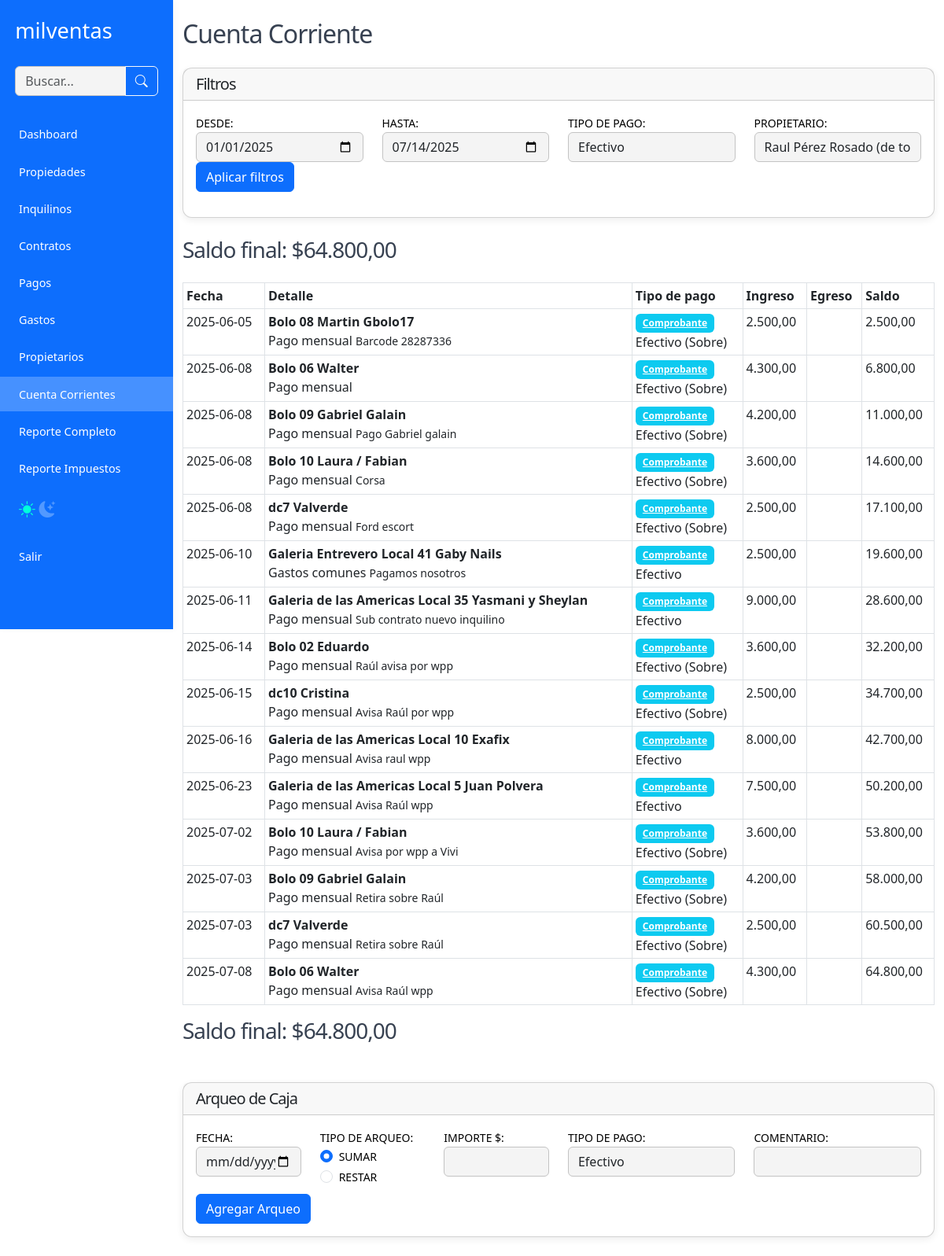
Screenshot of /cuenta_corriente.php with the database file from the repository.
### tables this page shows
CREATE TABLE IF NOT EXISTS `pagos` (
  `id` int(11) NOT NULL AUTO_INCREMENT,
  `contrato_id` int(11) DEFAULT NULL,
  `usuario_id` int(11) DEFAULT NULL,
  `periodo` varchar(7) NOT NULL,
  `mes` int(11) DEFAULT NULL,
  `anio` int(11) DEFAULT NULL,
  `fecha` date DEFAULT NULL,
  `fecha_creacion` datetime DEFAULT NULL,
  `fecha_programada` date DEFAULT NULL,
  `fecha_recibido` date DEFAULT NULL,
  `concepto` varchar(50) NOT NULL,
  `tipo_pago` varchar(100) DEFAULT NULL,
  `importe` decimal(10,0) NOT NULL,
  `comentario` varchar(500) NOT NULL,
  `comprobante` text,
  `pagado` tinyint(1) DEFAULT NULL,
  `validado` tinyint(1) DEFAULT '0',
  `fecha_validacion` datetime DEFAULT NULL,
  `usuario_validacion_id` int(11) DEFAULT NULL,
  PRIMARY KEY (`id`)
);

CREATE TABLE IF NOT EXISTS `propiedades` (
  `id` int(11) NOT NULL AUTO_INCREMENT,
  `nombre` varchar(255) NOT NULL,
  `tipo` varchar(100) DEFAULT NULL,
  `direccion` varchar(255) DEFAULT NULL,
  `galeria` text,
  `local` varchar(100) DEFAULT NULL,
  `precio` decimal(10,2) DEFAULT NULL,
  `incluye_gc` tinyint(1) DEFAULT NULL,
  `gastos_comunes` decimal(10,2) DEFAULT NULL,
  `estado` enum('alquilado','libre','en venta','uso propio') DEFAULT NULL,
  `propietario_id` int(11) DEFAULT NULL,
  `anep` varchar(100) DEFAULT NULL,
  `ose` varchar(100) DEFAULT NULL,
  `ute` varchar(100) DEFAULT NULL,
  `padron` varchar(100) DEFAULT NULL,
  `contribucion_inmobiliaria` varchar(100) DEFAULT NULL,
  `imm_tasa_general` varchar(100) DEFAULT NULL,
  `imm_tarifa_saneamiento` varchar(100) DEFAULT NULL,
  `imm_instalaciones` varchar(100) DEFAULT NULL,
  `imm_adicional_mercantil` varchar(100) DEFAULT NULL,
  `convenios` varchar(100) DEFAULT NULL,
  `comentarios` text,
  `link_mercadolibre` varchar(255) DEFAULT NULL,
  `link_otras` varchar(255) DEFAULT NULL,
  `usuario_id` int(11) NOT NULL,
  `fecha_creacion` datetime DEFAULT NULL,
  `fecha_modificacion` datetime DEFAULT NULL,
  `imagenes` text NOT NULL,
  `documentos` text NOT NULL,
  PRIMARY KEY (`id`),
  KEY `idx_usuario_id` (`usuario_id`)
);

CREATE TABLE IF NOT EXISTS `inquilinos` (
  `id` int(11) NOT NULL AUTO_INCREMENT,
  `nombre` varchar(255) NOT NULL,
  `cedula` varchar(100) NOT NULL,
  `telefono` varchar(20) DEFAULT NULL,
  `email` varchar(500) NOT NULL,
  `vehiculo` varchar(100) DEFAULT NULL,
  `matricula` varchar(50) DEFAULT NULL,
  `documentos` text NOT NULL,
  `comentarios` text,
  `usuario_id` int(11) NOT NULL,
  `fecha_creacion` datetime DEFAULT NULL,
  `fecha_modificacion` datetime DEFAULT NULL,
  PRIMARY KEY (`id`)
);

### cuenta_corriente.php (the view, shortened to what this page needs)
<?php
include 'config.php';
$propietarios = $pdo->query("SELECT id, nombre FROM propietarios ORDER BY nombre")->fetchAll(PDO::FETCH_ASSOC);
$propietario_id = isset($_GET['propietario_id']) ? intval($_GET['propietario_id']) : 1;
$fecha_inicio = isset($_GET['fecha_inicio']) && $_GET['fecha_inicio'] ? $_GET['fecha_inicio'] : '2025-01-01';
$fecha_fin = isset($_GET['fecha_fin']) && $_GET['fecha_fin'] ? $_GET['fecha_fin'] : date('Y-m-d');
$filtro_tipo_pago = isset($_GET['filtro_tipo_pago']) ? $_GET['filtro_tipo_pago'] : 'Efectivo';
$query_pagos = "SELECT
    p.fecha,
    p.concepto,
    p.tipo_pago AS forma_pago,
    p.comprobante,
    p.importe,
    'pago' AS tipo,
    comentario,
    pr.nombre AS propiedad,
    pr.id AS propiedad_id,
    i.nombre AS nombre_inquilino,
    validado
FROM pagos p
LEFT JOIN contratos c ON p.contrato_id = c.id
LEFT JOIN propiedades pr ON c.propiedad_id = pr.id
LEFT JOIN inquilinos i ON c.inquilino_id = i.id
WHERE 1=1";
$query_gastos = "SELECT
    g.fecha,
    g.concepto,
    g.forma_pago,
    g.comprobante,
    g.importe,
    'gasto' AS tipo,
    observaciones AS comentario,
    pr.nombre AS propiedad,
    pr.id AS propiedad_id,
    i.nombre AS nombre_inquilino,
    0 AS validado
FROM gastos g
LEFT JOIN propiedades pr ON g.propiedad_id = pr.id
LEFT JOIN contratos c ON c.propiedad_id = pr.id
LEFT JOIN inquilinos i ON c.inquilino_id = i.id
WHERE 1=1";
$params = [];
$types = '';
if ($fecha_inicio) {
    $query_gastos .= " AND g.fecha >= ?";
    $query_pagos .= " AND p.fecha >= ?";
    $params[] = $fecha_inicio;
    $types .= 's';
}
if ($fecha_fin) {
    $query_gastos .= " AND g.fecha <= ?";
    $query_pagos .= " AND p.fecha <= ?";
    $params[] = $fecha_fin;
    $types .= 's';
}
if ($filtro_tipo_pago && $filtro_tipo_pago !== 'Todos') {
    if ($filtro_tipo_pago == 'Efectivo') {
        $query_pagos .= " AND p.tipo_pago LIKE ?";
        $params[] = '%' . $filtro_tipo_pago . '%';
        $types .= 's';
    } else {
        $query_gastos .= " AND g.forma_pago NOT LIKE ?";
        $query_pagos .= " AND p.tipo_pago NOT LIKE ?";
        $params[] = '%Efectivo%';
        $types .= 's';
    }
}
if ($propietario_id) {
    $propietario_todos = "";
    if ($propietario_id === 1) {
        $propietario_todos = " OR pr.propietario_id IS NULL";
    }
    $query_pagos .= " AND (pr.propietario_id = ? $propietario_todos )";
    $params[] = $propietario_id;
    $types .= 'i';
}
$movimientos = [];
$stmt = $pdo->prepare($query_pagos . " ORDER BY fecha ASC");
if ($types) {
    $stmt->execute($params);
} else {
    $stmt->execute();
}
$result = $stmt->fetchAll(PDO::FETCH_ASSOC);
foreach ($result as $row) {
    $row['credito'] = $row['importe'];
    $row['debito'] = 0;
    $movimientos[] = $row;
}
usort($movimientos, function ($a, $b) {
    if ($a['fecha'] == $b['fecha']) {
        return strcmp($a['tipo'], $b['tipo']);
    }
    return strcmp($a['fecha'], $b['fecha']);
});
$saldo = 0;
foreach ($movimientos as $i => $mov) {
    $saldo += $mov['credito'] - $mov['debito'];
    $movimientos[$i]['saldo'] = $saldo;
}
include 'includes/header_nav.php';
?>
<div class="container mt-4">
    <h2>Cuenta Corriente</h2>
    <div class="card">
        <div class="card-header">
            <h5 class="mb-0">Filtros</h5>
        </div>
        <div class="card-body">
            <form method="get" class="row mb-3">
                <div class="col-md-3">
                    <label for="fecha_inicio">Desde:</label>
                    <input type="date" class="form-control" name="fecha_inicio" value="<?php echo htmlspecialchars($fecha_inicio); ?>">
                </div>
                <div class="col-md-3">
                    <label for="fecha_fin">Hasta:</label>
                    <input type="date" class="form-control" name="fecha_fin" value="<?php echo htmlspecialchars($fecha_fin); ?>">
                </div>
                <div class="col-md-3">
                    <label for="filtro_tipo_pago">Tipo de Pago:</label>
                    <select class="form-control" name="filtro_tipo_pago">
                        <option value="Efectivo" <?php if ($filtro_tipo_pago == 'Efectivo') echo 'selected'; ?>>Efectivo</option>
                    </select>
                </div>
                <div class="col-md-3">
                    <label for="propietario_id">Propietario:</label>
                    <select class="form-control" name="propietario_id">
                        <?php foreach ($propietarios as $prop): ?>
                            <option value="<?php echo $prop['id']; ?>" <?php if ($propietario_id == $prop['id']) echo 'selected'; ?>><?php echo htmlspecialchars($prop['nombre']); ?></option>
                        <?php endforeach; ?>
                    </select>
                </div>
                <div class="col-md-3 d-flex align-items-end">
                    <button type="submit" class="btn btn-primary">Aplicar filtros</button>
                </div>
            </form>
        </div>
    </div>
    <div class="table-responsive mt-4">
        <h3>Saldo final: $<?php echo number_format($saldo, 2, ',', '.'); ?></h3>
        <table class="table table-bordered table-sm table-hover tabla-cuentacorriente">
            <thead>
                <tr>
                    <th>Fecha</th>
                    <th>Detalle</th>
                    <th>Tipo de pago</th>
                    <th>Ingreso</th>
                    <th>Egreso</th>
                    <th>Saldo</th>
                </tr>
            </thead>
            <tbody>
                <?php foreach ($movimientos as $mov): ?>
                    <tr>
                        <td><?php echo htmlspecialchars($mov['fecha']); ?></td>
                        <td>
                            <?php if (!is_null($mov['propiedad'])): ?>
                                <a href="propiedades.php?edit=<?= $mov['propiedad_id'] ?>" class="text-decoration-none text-dark">
                                    <strong><?php echo htmlspecialchars($mov['propiedad']); ?></strong>
                                </a>
                            <?php endif; ?>
                            <?php if (!is_null($mov['nombre_inquilino'])): ?>
                                <strong><?php echo htmlspecialchars($mov['nombre_inquilino']); ?></strong><br>
                            <?php endif; ?>
                            <?php echo htmlspecialchars($mov['concepto']); ?>
                            <?php if (!is_null($mov['comentario']) && $mov['comentario'] !== ''): ?>
                                <?php
                                    $comentario = htmlspecialchars($mov['comentario']);
                                ?>
                                <small><?php echo $comentario; ?></small>
                            <?php endif; ?>
                        </td>
                        <td>
                            <?php if (!empty($mov['comprobante'])): ?>
                                <a href="uploads/<?php echo urlencode($mov['comprobante']); ?>" target="_blank" class="badge bg-info">
                                    Comprobante
                                </a>
                            <?php else: ?>
                                <small class="badge bg-secondary">Sin comprobante</small>
                            <?php endif; ?><br>
                            <?php echo htmlspecialchars($mov['forma_pago']); ?>
                        </td>
                        <td><?php echo $mov['credito'] ? number_format($mov['credito'], 2, ',', '.') : ''; ?></td>
                        <td class="text-danger"><?php echo $mov['debito'] ? '-' . number_format($mov['debito'], 2, ',', '.') : ''; ?></td>
                        <td><?php echo number_format($mov['saldo'], 2, ',', '.'); ?></td>
                    </tr>
                <?php endforeach; ?>
            </tbody>
        </table>
        <h3>Saldo final: $<?php echo number_format($saldo, 2, ',', '.'); ?></h3>
    </div>
</div>
<div class="container mt-4 mb-4">
    <div class="card">
        <div class="card-header">
            <h5 class="mb-0">Arqueo de Caja</h5>
        </div>
        <div class="card-body">
            <form method="post" action="">
                <div class="row mb-2">
                    <div class="col-md-2">
                        <label for="fecha_arqueo">Fecha:</label>
                        <input type="date" class="form-control" name="fecha_arqueo" required>
                    </div>
                    <div class="col-md-2">
                        <label>Tipo de arqueo:</label><br>
                        <div class="form-check form-check-inline">
                            <input class="form-check-input" type="radio" name="tipo_arqueo" id="sumar" value="sumar" checked>
                            <label class="form-check-label" for="sumar">Sumar</label>
                        </div>
                        <div class="form-check form-check-inline">
                            <input class="form-check-input" type="radio" name="tipo_arqueo" id="restar" value="restar">
                            <label class="form-check-label" for="restar">Restar</label>
                        </div>
                    </div>
                    <div class="col-md-2">
                        <label for="importe">Importe $:</label>
                        <input type="number" step="1" class="form-control" name="importe" required>
                    </div>
                    <div class="col-md-3">
                        <label for="tipo_pago">Tipo de Pago:</label>
                        <select class="form-control" name="tipo_pago" required>
                            <option value="Efectivo">Efectivo</option>
                        </select>
                    </div>
                    <div class="col-md-3">
                        <label for="importe">Comentario:</label>
                        <input type="text" class="form-control" name="comentario" required>
                    </div>
                </div>
                <button type="submit" class="btn btn-primary">Agregar Arqueo</button>
            </form>
        </div>
    </div>
</div>
<?php
include 'includes/footer.php';

### rows the page displays
pagos: fecha "2025-06-05", propiedades.nombre "Bolo 08", inquilinos.nombre "Martin Gbolo17", concepto "Pago mensual", comentario "Barcode 28287336", tipo_pago "Efectivo (Sobre)", importe "2.500,00"
pagos: fecha "2025-06-08", propiedades.nombre "Bolo 06", inquilinos.nombre "Walter", concepto "Pago mensual", tipo_pago "Efectivo (Sobre)", importe "4.300,00", saldo "6.800,00"
pagos: fecha "2025-06-08", propiedades.nombre "Bolo 09", inquilinos.nombre "Gabriel Galain", concepto "Pago mensual", comentario "Pago Gabriel galain", tipo_pago "Efectivo (Sobre)", importe "4.200,00", saldo "11.000,00"
pagos: fecha "2025-06-08", propiedades.nombre "Bolo 10", inquilinos.nombre "Laura / Fabian", concepto "Pago mensual", comentario "Corsa", tipo_pago "Efectivo (Sobre)", importe "3.600,00", saldo "14.600,00"
pagos: fecha "2025-06-08", propiedades.nombre "dc7", inquilinos.nombre "Valverde", concepto "Pago mensual", comentario "Ford escort", tipo_pago "Efectivo (Sobre)", importe "2.500,00", saldo "17.100,00"
pagos: fecha "2025-06-10", propiedades.nombre "Galeria Entrevero Local 41", inquilinos.nombre "Gaby Nails", concepto "Gastos comunes", comentario "Pagamos nosotros", tipo_pago "Efectivo", importe "2.500,00", saldo "19.600,00"
pagos: fecha "2025-06-11", propiedades.nombre "Galeria de las Americas Local 35", inquilinos.nombre "Yasmani y Sheylan", concepto "Pago mensual", comentario "Sub contrato nuevo inquilino", tipo_pago "Efectivo", importe "9.000,00", saldo "28.600,00"
pagos: fecha "2025-06-14", propiedades.nombre "Bolo 02", inquilinos.nombre "Eduardo", concepto "Pago mensual", comentario "Raúl avisa por wpp", tipo_pago "Efectivo (Sobre)", importe "3.600,00", saldo "32.200,00"
pagos: fecha "2025-06-15", propiedades.nombre "dc10", inquilinos.nombre "Cristina", concepto "Pago mensual", comentario "Avisa Raúl por wpp", tipo_pago "Efectivo (Sobre)", importe "2.500,00", saldo "34.700,00"
pagos: fecha "2025-06-16", propiedades.nombre "Galeria de las Americas Local 10", inquilinos.nombre "Exafix", concepto "Pago mensual", comentario "Avisa raul wpp", tipo_pago "Efectivo", importe "8.000,00", saldo "42.700,00"
pagos: fecha "2025-06-23", propiedades.nombre "Galeria de las Americas Local 5", inquilinos.nombre "Juan Polvera", concepto "Pago mensual", comentario "Avisa Raúl wpp", tipo_pago "Efectivo", importe "7.500,00", saldo "50.200,00"
pagos: fecha "2025-07-02", propiedades.nombre "Bolo 10", inquilinos.nombre "Laura / Fabian", concepto "Pago mensual", comentario "Avisa por wpp a Vivi", tipo_pago "Efectivo (Sobre)", importe "3.600,00", saldo "53.800,00"
pagos: fecha "2025-07-03", propiedades.nombre "Bolo 09", inquilinos.nombre "Gabriel Galain", concepto "Pago mensual", comentario "Retira sobre Raúl", tipo_pago "Efectivo (Sobre)", importe "4.200,00", saldo "58.000,00"
pagos: fecha "2025-07-03", propiedades.nombre "dc7", inquilinos.nombre "Valverde", concepto "Pago mensual", comentario "Retira sobre Raúl", tipo_pago "Efectivo (Sobre)", importe "2.500,00", saldo "60.500,00"
pagos: fecha "2025-07-08", propiedades.nombre "Bolo 06", inquilinos.nombre "Walter", concepto "Pago mensual", comentario "Avisa Raúl wpp", tipo_pago "Efectivo (Sobre)", importe "4.300,00", saldo "64.800,00"

### other values shown
$saldo "64.800,00"
form field propietario_id "Raul Pérez Rosado (de todos)"
